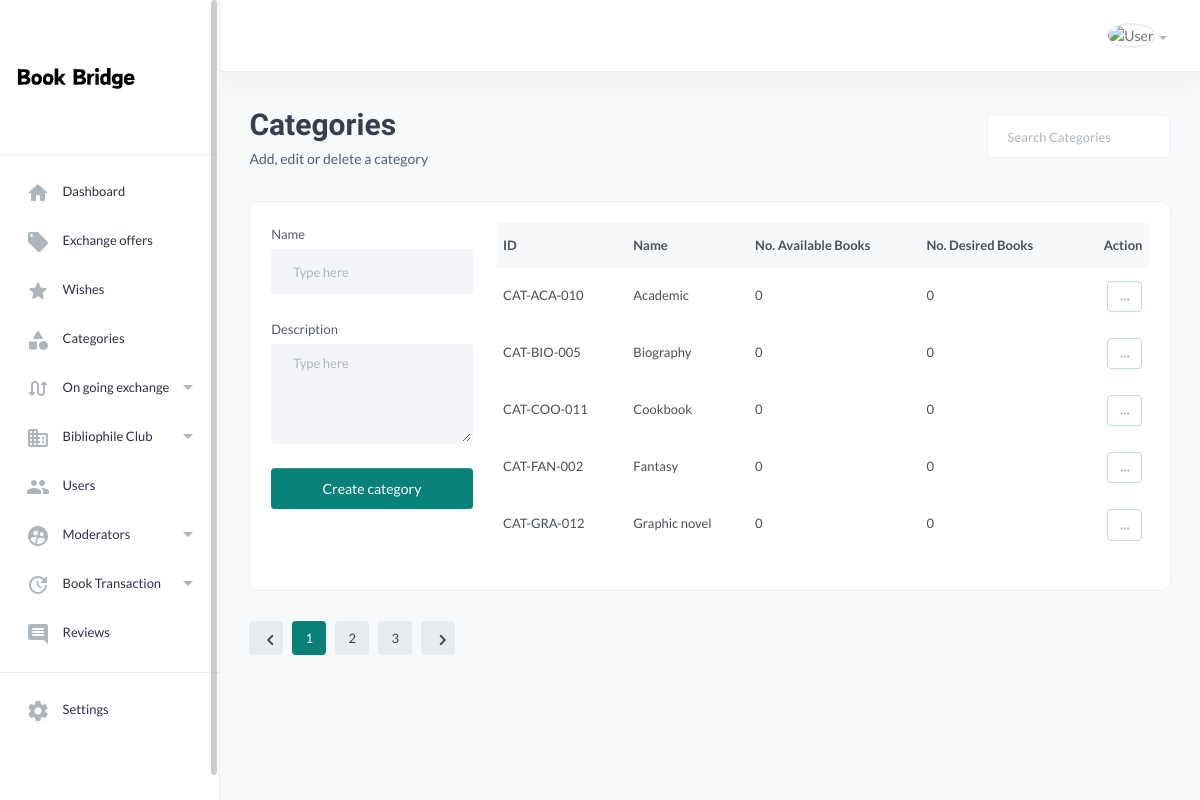
Screenshot of /admin/page-categories.php (signed in) with the database file from the repository.
### tables this page shows
CREATE TABLE `category` (
  `categoryID` varchar(20) NOT NULL,
  `categoryName` varchar(50) DEFAULT NULL,
  `numAvailableBooks` int(11) DEFAULT 0,
  `numDesiredBooks` int(11) DEFAULT 0,
  `categoryDescription` varchar(1000) DEFAULT NULL
);

### admin/page-categories.php (the view, shortened to what this page needs)
<?php
require './aside-menu.php';
$limit = 5;
$page = isset($_GET['page']) ? $_GET['page'] : 1;
$start = ($page - 1) * $limit;
$search = isset($_GET['search-categories']) ? $_GET['search-categories'] : '';
$category_fetch = "SELECT *
                   FROM category";
$category_fetch .= " ORDER BY categoryName LIMIT $start, $limit";
$category_fetch_result = $connection->query($category_fetch);
$total_records_query = "SELECT COUNT(*) AS total FROM category";
$total_records_result = $connection->query($total_records_query);
$total_records_row = $total_records_result->fetch_assoc();
$total_records = $total_records_row['total'];
$total_pages = ceil($total_records / $limit);
?>
<section class="content-main">
    <div class="content-header">
        <div>
            <h2 class="content-title card-title">Categories </h2>
            <p>Add, edit or delete a category</p>
        </div>
        <div style="display: flex; align-items: center; justify-content: center; row-gap: 5px;">
            <form>
                <input type="text" placeholder="Search Categories" class="form-control bg-white" name="search-categories" value="<?= isset($search) ? $search : '' ?>">
            </form>
        </div>
    </div>
    <div class="card">
        <div class="card-body">
            <div class="row">
                <div class="col-md-3">
                    <form action="./handler/create-category-handler.php" method="post">
                        <div class="mb-4">
                            <label for="product_name" class="form-label">Name</label>
                            <input type="text" placeholder="Type here" class="form-control" id="product_name" name="category-name" />
                        </div>
                        <div class="mb-4">
                            <label class="form-label">Description</label>
                            <textarea placeholder="Type here" class="form-control" name="description"></textarea>
                        </div>
                        <div class="d-grid">
                            <button class="btn btn-primary" name="create-category">Create category</button>
                        </div>
                    </form>
                </div>
                <div class="col-md-9">
                    <div class="table-responsive">
                        <table class="table table-hover">
                            <thead>
                                <tr>
                                    <th>ID</th>
                                    <th>Name</th>
                                    <th>No. Available Books</th>
                                    <th>No. Desired Books</th>
                                    <th class="text-end">Action</th>
                                </tr>
                            </thead>
                            <tbody>
                                <?php while ($category = $category_fetch_result->fetch_assoc()) : ?>
                                    <tr>
                                        <td><?= $category['categoryID'] ?></td>
                                        <td><b><?= $category['categoryName'] ?></b></td>
                                        <td><?= $category['numAvailableBooks'] ?></td>
                                        <td><?= $category['numDesiredBooks'] ?></td>
                                        <td class="text-end">
                                            <div class="dropdown">
                                                <a href="#" data-bs-toggle="dropdown" class="btn btn-light rounded btn-sm font-sm"> <i class="material-icons md-more_horiz"></i> </a>
                                            </div>
                                        </td>
                                    </tr>
                                <?php endwhile ?>
                            </tbody>
                        </table>
                    </div>
                </div>
            </div>
        </div>
    </div>
    <div class="pagination-area mt-30 mb-50">
        <nav aria-label="Page navigation example">
            <ul class="pagination justify-content-start">
                <li class="page-item"><a class="page-link" href="?page=<?= ($page - 1 > 0) ? $page - 1 : $page ?>"><i class="material-icons md-chevron_left"></i></a></li>
                <?php for ($i = 1; $i <= $total_pages; $i++) : ?>
                    <li class="page-item <?php if ($i == $page) echo 'active'; ?>">
                        <a class="page-link" href="?page=<?= $i ?>"><?= $i ?></a>
                    </li>
                <?php endfor; ?>
                <li class="page-item"><a class="page-link" href="?page=<?= ($page + 1 <= $total_pages) ? $page + 1 : $page ?>"><i class="material-icons md-chevron_right"></i></a></li>
            </ul>
        </nav>
    </div>
</section>
</main>
</body>
</html>

### admin/aside-menu.php (shortened to what this page needs)
<!DOCTYPE HTML>
<html lang="en">
<head>
    <link href="assets/css/main.css" rel="stylesheet" type="text/css" />
</head>
<body>
    <aside class="navbar-aside" id="offcanvas_aside">
        <div class="aside-top">
            <a href="index.php" class="brand-wrap">
                <img src="assets/imgs/theme/Book-Bridge.svg" class="logo" alt="Book Bridge Dashboard">
            </a>
        </div>
        <nav>
            <ul class="menu-aside">
                <li class="menu-item ">
                    <a class="menu-link" href="index.php"> <i class="icon material-icons md-home"></i>
                        <span class="text">Dashboard</span>
                    </a>
                </li>
                <li class="menu-item">
                    <a class="menu-link" href="page-products-grid.php"> <i class="icon material-icons md-local_offer"></i>
                        <span class="text">Exchange offers</span>
                    </a>
                </li>
                <li class="menu-item">
                    <a class="menu-link" href="page-products-grid-wishes.php"> <i class="icon material-icons md-star"></i>
                        <span class="text">Wishes</span>
                    </a>
                </li>
                <li class="menu-item">
                    <a class="menu-link" href="page-categories.php"> <i class="icon material-icons md-category"></i>
                        <span class="text">Categories</span>
                    </a>
                </li>
                <li class="menu-item has-submenu">
                    <a class="menu-link" href="page-orders-1.php"> <i class="icon material-icons md-swap_calls"></i>
                        <span class="text">On going exchange</span>
                    </a>
                </li>
                <li class="menu-item has-submenu">
                    <a class="menu-link" href=""> <i class="icon material-icons md-business"></i>
                        <span class="text">Bibliophile Club</span>
                    </a>
                </li>
                <li class="menu-item ">
                    <a class="menu-link" href="page-users-list.php"> <i class="icon material-icons md-people"></i>
                        <span class="text">Users</span>
                    </a>
                </li>
                <li class="menu-item has-submenu">
                    <a class="menu-link" href="page-moderator-list.php"> <i class="icon material-icons md-supervised_user_circle"></i>
                        <span class="text">Moderators</span>
                    </a>
                </li>
                <li class="menu-item has-submenu">
                    <a class="menu-link" href="page-transactions-1.php"> <i class="icon material-icons md-update"></i>
                        <span class="text">Book Transaction</span>
                    </a>
                </li>
                <li class="menu-item">
                    <a class="menu-link" href="page-reviews.php"> <i class="icon material-icons md-comment"></i>
                        <span class="text">Reviews</span>
                    </a>
                </li>
            </ul>
            <hr>
            <ul class="menu-aside">
                <li class="menu-item">
                    <a class="menu-link" href="settings.php"> <i class="icon material-icons md-settings"></i>
                        <span class="text">Settings</span>
                    </a>
                </li>
            </ul>
            <br>
            <br>
        </nav>
    </aside>
    <main class="main-wrap">
        <header class="main-header navbar">
            <div class="col-nav">
                <ul class="nav">
                    <li class="dropdown nav-item">
                        <a class="dropdown-toggle" data-bs-toggle="dropdown" href="#" id="dropdownAccount" aria-expanded="false"> <img class="img-xs rounded-circle" src="<?= './assets/imgs/people/' . $_SESSION['profile_img'] ?>" alt="User"></a>
                    </li>
                </ul>
            </div>
        </header>

### rows the page displays
category: categoryID "CAT-ACA-010", categoryName "Academic", numAvailableBooks "0", numDesiredBooks "0"
category: categoryID "CAT-BIO-005", categoryName "Biography", numAvailableBooks "0", numDesiredBooks "0"
category: categoryID "CAT-COO-011", categoryName "Cookbook", numAvailableBooks "0", numDesiredBooks "0"
category: categoryID "CAT-FAN-002", categoryName "Fantasy", numAvailableBooks "0", numDesiredBooks "0"
category: categoryID "CAT-GRA-012", categoryName "Graphic novel", numAvailableBooks "0", numDesiredBooks "0"
